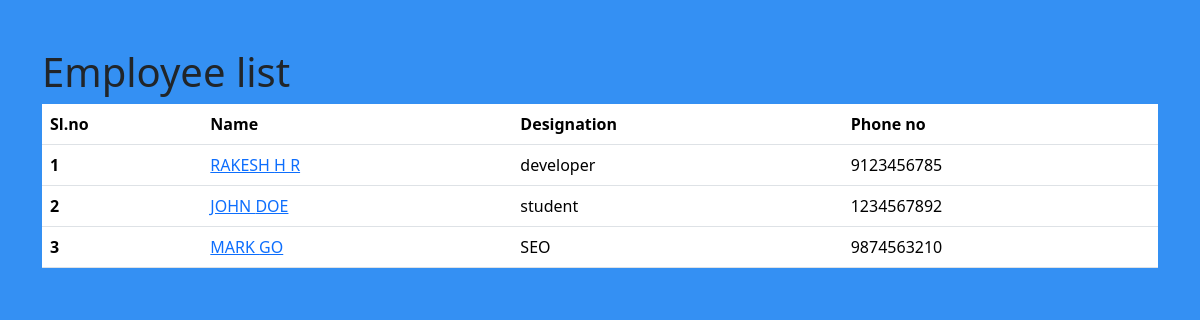
The page / on the database its author committed.
### employees/models.py (models this page shows, shortened)
class Employee(models.Model):
    first_name = models.CharField(max_length=100)
    last_name = models.CharField(max_length=100)
    photo = models.ImageField(upload_to='images')
    email_address = models.EmailField(max_length=100,unique=True)
    designation = models.CharField(max_length=100)
    phone_number = models.CharField(max_length=10,blank=True)
    create_at = models.DateTimeField(auto_now_add=True)
    updated_at = models.DateTimeField(auto_now=True)

### mysite/views.py (the view)
# urls.py: 2. Add a URL to urlpatterns:  path('', views.home, name='home')
def home(request):
    employees = Employee.objects.all()
    context = {
        'employees': employees,
    }
    return render(request, 'home.html',context)

### templates/home.html (shortened to what this page needs)
{% load static %}
<!DOCTYPE html>
<html lang="en">
<head>
    <link href="https://cdn.jsdelivr.net/npm/bootstrap@5.3.3/dist/css/bootstrap.min.css" rel="stylesheet">
    <link rel="stylesheet" href="{% static 'css/style.css'%}">
</head>
<body>
       <div class="container pt-5">
            <h1>Employee list</h1>
            <table class="table">
                <thead>
                  <tr>
                    <th scope='col'>Sl.no</th>
                    <th scope="col">Name</th>
                    <th scope="col">Designation</th>
                    <th scope="col">Phone no</th>
                  </tr>
                </thead>
                <tbody>
                  {% for emp in employees %}
                  <tr>
                    <th>{{ forloop.counter}}</th>
                    <td><a href="{% url 'employee_detail' emp.id%}">{{ emp.first_name}} {{ emp.last_name}}</a></td>
                    <td>{{ emp.designation}}</td>
                    <td>{{ emp.phone_number}}</td>
                  </tr>
                  {% endfor %}
                </tbody>
              </table>
        </div>
</body>
</html>

### mysite/static/css/style.css (style rules this page uses)
body { background-color: rgb(52, 144, 243); }

### rows shown on the page
Employee: first_name "RAKESH", last_name "H R", designation "developer", phone_number "9123456785"
Employee: first_name "JOHN", last_name "DOE", designation "student", phone_number "1234567892"
Employee: first_name "MARK", last_name "GO", designation "SEO", phone_number "9874563210"
